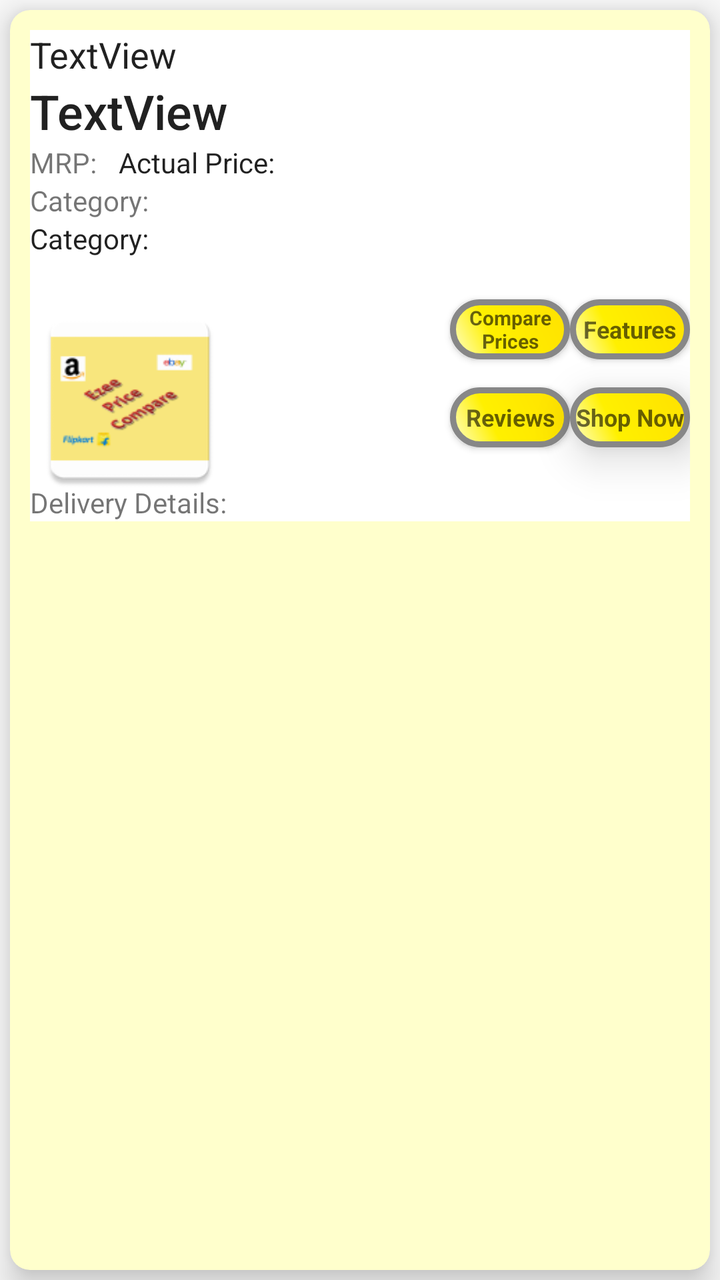
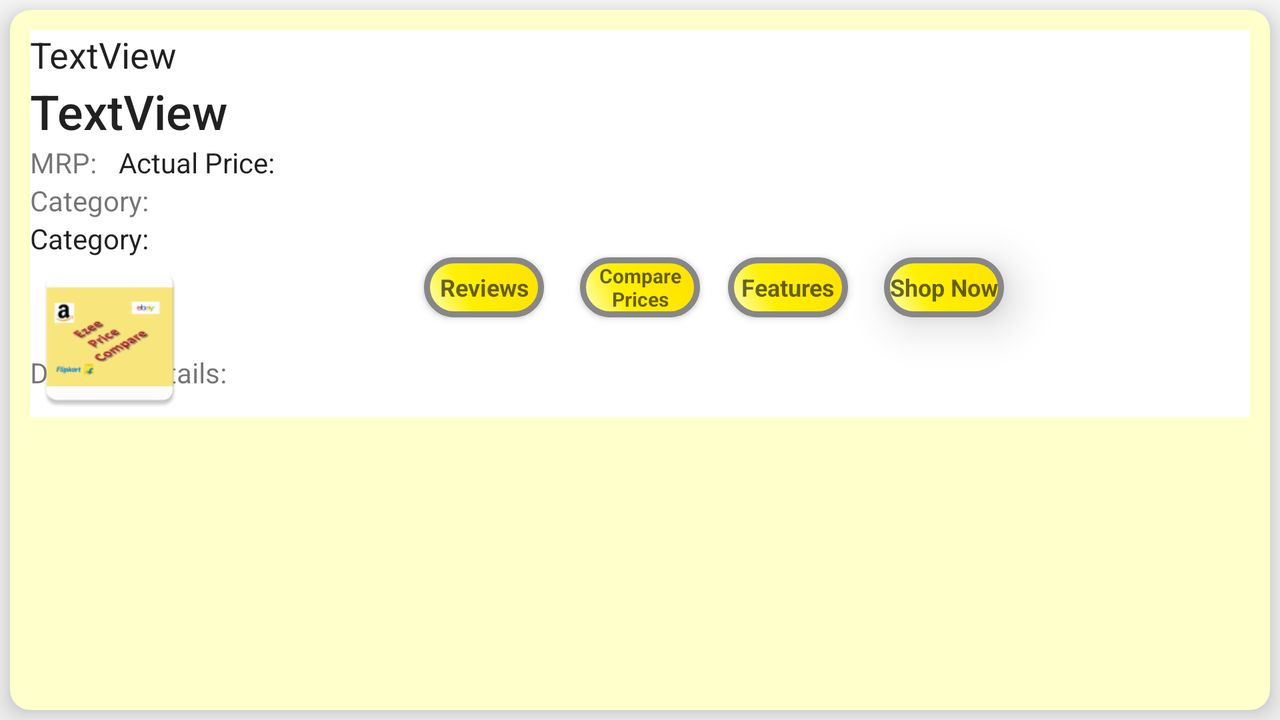

Two renders of one Android screen. The first uses the default layout on a phone; the second uses the alternative layout the repository ships for a different screen configuration, on a matching device. The two XML files are below.
<!-- AndroidManifest.xml: application theme AppTheme -->
<!-- res/layout/activity_product_display.xml -->
<android.support.v7.widget.CardView xmlns:android="http://schemas.android.com/apk/res/android"
    xmlns:card_view="http://schemas.android.com/apk/res-auto"
    xmlns:tools="http://schemas.android.com/tools"
    android:id="@+id/card_view"
    android:layout_width="match_parent"
    android:layout_height="match_parent"
    android:layout_margin="5dp"
    card_view:cardBackgroundColor="#FFFFCC"
    card_view:cardCornerRadius="10dp"
    card_view:cardElevation="10dp"
    card_view:contentPadding="10dp"
    card_view:layout_scrollInterpolator="@color/colorPrimary">

    <ScrollView
        style="@android:style/Widget.DeviceDefault.ScrollView"
        android:layout_width="match_parent"
        android:layout_height="wrap_content"
        android:layout_alignParentLeft="true"
        android:layout_alignParentStart="true"

        android:layout_alignParentTop="true"
        android:clipToPadding="false">

        <RelativeLayout
            android:layout_width="match_parent"
            android:layout_height="match_parent"
            android:background="#FFFFFF">

            <TextView
                android:id="@+id/itemTitle"
                android:layout_width="match_parent"
                android:layout_height="wrap_content"
                android:layout_alignParentLeft="true"
                android:layout_alignParentStart="true"
                android:layout_alignParentTop="true"
                android:text="TextView"
                android:textAppearance="@style/TextAppearance.AppCompat.Body1"
                android:textIsSelectable="true"
                android:textSize="18sp" />

            <TextView
                android:id="@+id/pricetext"
                android:layout_width="wrap_content"
                android:layout_height="wrap_content"
                android:layout_alignParentLeft="true"
                android:layout_alignParentStart="true"
                android:layout_below="@+id/itemTitle"
                android:text="TextView"
                android:textAppearance="@style/TextAppearance.AppCompat.Body2"
                android:textSize="24sp" />

            <Button
                android:id="@+id/shopButton"
                style="@style/Widget.AppCompat.Button.Borderless.Colored"
                android:layout_width="60dp"
                android:layout_height="30dp"
                android:layout_alignBaseline="@+id/reviewButton"
                android:layout_alignBottom="@+id/reviewButton"
                android:layout_alignParentEnd="true"
                android:layout_alignParentRight="true"
                android:layout_toEndOf="@+id/reviewButton"
                android:layout_toRightOf="@+id/reviewButton"
                android:background="@drawable/butttondrawable"
                android:elevation="13dp"
                android:fontFamily="sans-serif"
                android:text="Shop Now"
                android:textAppearance="@style/TextAppearance.AppCompat.Caption"
                android:textStyle="bold" />

            <Button
                android:id="@+id/textComparePrice"
                android:layout_width="60dp"
                android:layout_height="30dp"
                android:layout_alignTop="@+id/featureButton"
                android:layout_toLeftOf="@+id/featureButton"
                android:layout_toStartOf="@+id/featureButton"
                android:background="@drawable/butttondrawable"
                android:text="Compare Prices"
                android:textAppearance="@style/TextAppearance.AppCompat.Caption"
                android:textSize="10sp"
                android:textStyle="bold" />

            <TextView
                android:id="@+id/mrpText"
                android:layout_width="wrap_content"
                android:layout_height="wrap_content"
                android:layout_below="@+id/pricetext"
                android:layout_marginLeft="11dp"
                android:layout_marginStart="11dp"
                android:layout_toEndOf="@+id/mrpheadingText"
                android:layout_toRightOf="@+id/mrpheadingText"
                android:text="Actual Price:"
                android:textAppearance="@style/TextAppearance.AppCompat.Body1" />

            <TextView
                android:id="@+id/categoryText"
                android:layout_width="match_parent"
                android:layout_height="wrap_content"
                android:layout_alignParentLeft="true"
                android:layout_alignParentStart="true"
                android:layout_below="@+id/categoryheadingText"
                android:text="Category:"
                android:textAppearance="@style/TextAppearance.AppCompat.Body1" />

            <TextView
                android:id="@+id/deliveryText"
                android:layout_width="wrap_content"
                android:layout_height="wrap_content"
                android:layout_alignParentLeft="true"
                android:layout_alignParentStart="true"
                android:layout_below="@+id/shopButton"
                android:layout_marginTop="18dp"
                android:text="Delivery Details:" />

            <ImageView
                android:id="@+id/imageView"
                android:layout_width="100dp"
                android:layout_height="100dp"
                android:layout_alignParentLeft="true"
                android:layout_alignParentStart="true"
                android:layout_below="@+id/categoryText"
                android:layout_marginTop="21dp"
                card_view:srcCompat="@mipmap/ic_launcher" />

            <TextView
                android:id="@+id/mrpheadingText"
                android:layout_width="wrap_content"
                android:layout_height="wrap_content"
                android:layout_above="@+id/categoryheadingText"
                android:layout_alignParentLeft="true"
                android:layout_alignParentStart="true"
                android:text="MRP:" />

            <TextView
                android:id="@+id/categoryheadingText"
                android:layout_width="wrap_content"
                android:layout_height="wrap_content"
                android:layout_alignParentLeft="true"
                android:layout_alignParentStart="true"
                android:layout_below="@+id/mrpText"
                android:text="Category:" />


            <Button
                android:id="@+id/reviewButton"
                style="@style/Widget.AppCompat.Button.Small"
                android:layout_width="60dp"
                android:layout_height="30dp"
                android:layout_below="@+id/textComparePrice"
                android:layout_marginTop="14dp"
                android:layout_toLeftOf="@+id/featureButton"
                android:background="@drawable/butttondrawable"
                android:text="Reviews"
                android:textAppearance="@style/TextAppearance.AppCompat.Caption"
                android:textStyle="bold" />

            <Button
                android:id="@+id/featureButton"
                style="@style/Widget.AppCompat.Button.Small"
                android:layout_width="60dp"
                android:layout_height="30dp"
                android:layout_alignParentEnd="true"
                android:layout_alignParentRight="true"
                android:layout_alignTop="@+id/imageView"
                android:background="@drawable/butttondrawable"
                android:text="Features"
                android:textAppearance="@style/TextAppearance.AppCompat.Caption"
                android:textStyle="bold" />
        </RelativeLayout>
    </ScrollView>
</android.support.v7.widget.CardView>
<!-- resources referenced by this layout -->
<resources>
  <color name="colorPrimary">#3F51B5</color>
  <!-- drawable butttondrawable (drawable) -->
  <?xml version="1.0" encoding="utf-8"?>
  
  <shape xmlns:android="http://schemas.android.com/apk/res/android" android:shape="rectangle" >
      <corners
          android:radius="14dp"
          />
      <gradient
          android:angle="45"
          android:centerX="35%"
          android:centerColor="#FFF000"
          android:startColor="#FFFFCC"
          android:endColor="#FFE100"
          android:type="linear"
          />
      <padding
          android:left="0dp"
          android:top="0dp"
          android:right="0dp"
          android:bottom="0dp"
          />
      <size
          android:width="270dp"
          android:height="60dp"
          />
      <stroke
          android:width="3dp"
          android:color="#878787"
          />
  </shape>
  <!-- mipmap ic_launcher: png bitmap (mipmap-hdpi, 2247 bytes) -->
  <style name="AppTheme" parent="Theme.AppCompat.DayNight">
          
          <item name="colorPrimary">@color/myYellow</item>
          <item name="colorPrimaryDark">@color/colorPrimaryDark</item>
          <item name="colorAccent">@color/colorAccent</item>
      </style>
  <color name="myYellow">#fff000</color>
  <color name="colorPrimaryDark">#303F9F</color>
  <color name="colorAccent">#FF4081</color>
</resources>
<!-- res/layout-land/activity_product_display.xml (the repository's variant of the layout above) -->
<!-- drawn on the phone turned sideways -->
<android.support.v7.widget.CardView xmlns:android="http://schemas.android.com/apk/res/android"
    xmlns:card_view="http://schemas.android.com/apk/res-auto"
    xmlns:tools="http://schemas.android.com/tools"
    android:id="@+id/card_view"
    android:layout_width="match_parent"
    android:layout_height="match_parent"
    android:layout_margin="5dp"
    card_view:cardBackgroundColor="#FFFFCC"
    card_view:cardCornerRadius="10dp"
    card_view:cardElevation="10dp"
    card_view:contentPadding="10dp"
    card_view:layout_scrollInterpolator="@color/colorPrimary">

    <ScrollView
        android:layout_width="match_parent"
        android:layout_height="match_parent"
        android:layout_alignParentLeft="true"
        android:layout_alignParentStart="true"
        android:layout_alignParentTop="true"

        >

        <RelativeLayout
            android:layout_width="match_parent"
            android:layout_height="match_parent"
            android:background="#FFFFFF">

            <TextView
                android:id="@+id/itemTitle"
                android:layout_width="match_parent"
                android:layout_height="wrap_content"
                android:layout_alignParentLeft="true"
                android:layout_alignParentStart="true"
                android:layout_alignParentTop="true"
                android:text="TextView"
                android:textAppearance="@style/TextAppearance.AppCompat.Body1"
                android:textIsSelectable="true"
                android:textSize="18sp" />

            <TextView
                android:id="@+id/pricetext"
                android:layout_width="wrap_content"
                android:layout_height="wrap_content"
                android:layout_alignParentLeft="true"
                android:layout_alignParentStart="true"
                android:layout_below="@+id/itemTitle"
                android:text="TextView"
                android:textAppearance="@style/TextAppearance.AppCompat.Body2"
                android:textSize="24sp" />

            <Button
                android:id="@+id/shopButton"
                style="@style/Widget.AppCompat.Button.Borderless.Colored"
                android:layout_width="60dp"
                android:layout_height="30dp"
                android:background="@drawable/butttondrawable"
                android:elevation="13dp"
                android:fontFamily="sans-serif"
                android:text="Shop Now"
                android:textAppearance="@style/TextAppearance.AppCompat.Caption"
                android:textStyle="bold"
                android:layout_alignBaseline="@+id/featureButton"
                android:layout_alignBottom="@+id/featureButton"
                android:layout_toRightOf="@+id/featureButton"
                android:layout_toEndOf="@+id/featureButton"
                android:layout_marginLeft="18dp"
                android:layout_marginStart="18dp" />

            <Button
                android:id="@+id/textComparePrice"
                android:layout_width="60dp"
                android:layout_height="30dp"
                android:background="@drawable/butttondrawable"
                android:text="Compare Prices"
                android:textAppearance="@style/TextAppearance.AppCompat.Caption"
                android:textSize="10sp"
                android:textStyle="bold"
                android:layout_alignTop="@+id/featureButton"
                android:layout_centerHorizontal="true" />

            <TextView
                android:id="@+id/mrpText"
                android:layout_width="wrap_content"
                android:layout_height="wrap_content"
                android:layout_below="@+id/pricetext"
                android:layout_marginLeft="11dp"
                android:layout_marginStart="11dp"
                android:layout_toEndOf="@+id/mrpheadingText"
                android:layout_toRightOf="@+id/mrpheadingText"
                android:text="Actual Price:"
                android:textAppearance="@style/TextAppearance.AppCompat.Body1" />

            <TextView
                android:id="@+id/categoryText"
                android:layout_width="match_parent"
                android:layout_height="wrap_content"
                android:layout_alignParentLeft="true"
                android:layout_alignParentStart="true"
                android:layout_below="@+id/categoryheadingText"
                android:text="Category:"
                android:textAppearance="@style/TextAppearance.AppCompat.Body1" />

            <TextView
                android:id="@+id/deliveryText"
                android:layout_width="wrap_content"
                android:layout_height="wrap_content"
                android:layout_alignParentLeft="true"
                android:layout_alignParentStart="true"
                android:layout_below="@+id/shopButton"
                android:layout_marginTop="18dp"
                android:text="Delivery Details:" />

            <ImageView
                android:id="@+id/imageView"
                android:layout_width="80dp"
                android:layout_height="80dp"
                card_view:srcCompat="@mipmap/ic_launcher"
                android:layout_below="@+id/categoryText"
                android:layout_alignParentLeft="true"
                android:layout_alignParentStart="true" />

            <TextView
                android:id="@+id/mrpheadingText"
                android:layout_width="wrap_content"
                android:layout_height="wrap_content"
                android:layout_above="@+id/categoryheadingText"
                android:layout_alignParentLeft="true"
                android:layout_alignParentStart="true"
                android:text="MRP:" />

            <TextView
                android:id="@+id/categoryheadingText"
                android:layout_width="wrap_content"
                android:layout_height="wrap_content"
                android:layout_alignParentLeft="true"
                android:layout_alignParentStart="true"
                android:layout_below="@+id/mrpText"
                android:text="Category:" />


            <Button
                android:id="@+id/reviewButton"
                style="@style/Widget.AppCompat.Button.Small"
                android:layout_width="60dp"
                android:layout_height="30dp"
                android:background="@drawable/butttondrawable"
                android:text="Reviews"
                android:textAppearance="@style/TextAppearance.AppCompat.Caption"
                android:textStyle="bold"
                android:layout_marginRight="18dp"
                android:layout_marginEnd="18dp"
                android:layout_alignTop="@+id/textComparePrice"
                android:layout_toLeftOf="@+id/textComparePrice"
                android:layout_toStartOf="@+id/textComparePrice" />

            <Button
                android:id="@+id/featureButton"
                style="@style/Widget.AppCompat.Button.Small"
                android:layout_width="60dp"
                android:layout_height="30dp"
                android:background="@drawable/butttondrawable"
                android:text="Features"
                android:textAppearance="@style/TextAppearance.AppCompat.Caption"
                android:textStyle="bold"
                android:layout_alignTop="@+id/imageView"
                android:layout_toRightOf="@+id/textComparePrice"
                android:layout_toEndOf="@+id/textComparePrice"
                android:layout_marginLeft="14dp"
                android:layout_marginStart="14dp" />
        </RelativeLayout>
    </ScrollView>
</android.support.v7.widget.CardView>
